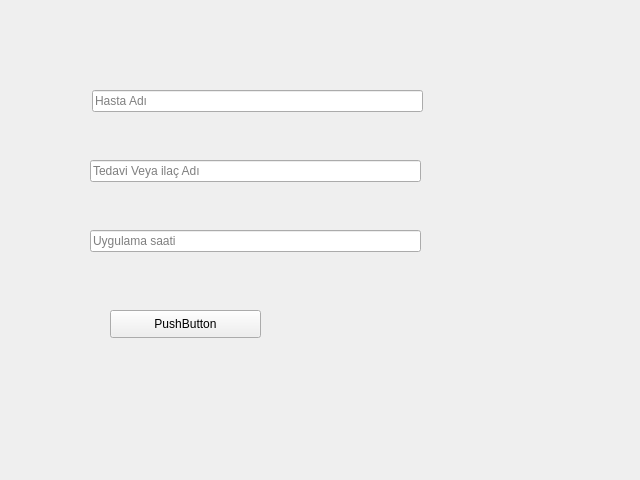
<?xml version="1.0" encoding="UTF-8"?>
<ui version="4.0">
 <class>Form</class>
 <widget class="QWidget" name="Form">
  <property name="geometry">
   <rect>
    <x>0</x>
    <y>0</y>
    <width>640</width>
    <height>480</height>
   </rect>
  </property>
  <property name="windowTitle">
   <string>Form</string>
  </property>
  <widget class="QLineEdit" name="lineEdit">
   <property name="geometry">
    <rect>
     <x>92</x>
     <y>90</y>
     <width>331</width>
     <height>22</height>
    </rect>
   </property>
   <property name="placeholderText">
    <string>Hasta Adı</string>
   </property>
  </widget>
  <widget class="QLineEdit" name="lineEdit_2">
   <property name="geometry">
    <rect>
     <x>90</x>
     <y>160</y>
     <width>331</width>
     <height>22</height>
    </rect>
   </property>
   <property name="placeholderText">
    <string>Tedavi Veya ilaç Adı</string>
   </property>
  </widget>
  <widget class="QLineEdit" name="lineEdit_3">
   <property name="geometry">
    <rect>
     <x>90</x>
     <y>230</y>
     <width>331</width>
     <height>22</height>
    </rect>
   </property>
   <property name="placeholderText">
    <string>Uygulama saati</string>
   </property>
  </widget>
  <widget class="QPushButton" name="pushButton_2">
   <property name="geometry">
    <rect>
     <x>110</x>
     <y>310</y>
     <width>151</width>
     <height>28</height>
    </rect>
   </property>
   <property name="text">
    <string>PushButton</string>
   </property>
  </widget>
 </widget>
 <resources/>
 <connections/>
</ui>
